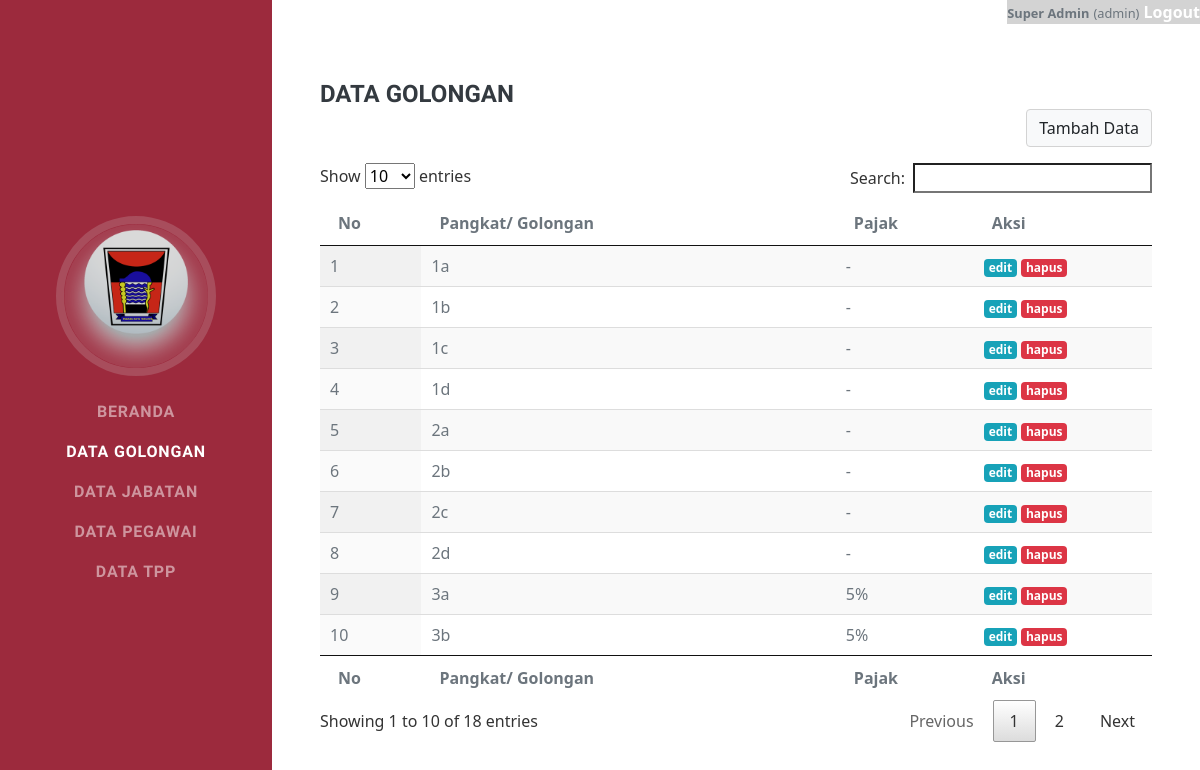
The page /golongan.php (signed in) on the database its author committed.
### tables this page shows
CREATE TABLE `golongan` (
  `id_golongan` int(11) NOT NULL,
  `nama_gol_pangkat` varchar(50) NOT NULL,
  `pajak` double NOT NULL
);

### golongan.php (the view, shortened to what this page needs)
<?php include('assets/menu.php') ?>
<div class="container-fluid p-0">
    <section class="resume-section" id="golongan">
        <div class="resume-section-content">
            <h4 class="mb-0">
                Data Golongan
            </h4>
<a href="golongan-tambah.php" style="float: right; padding-bottom: 2%" name="akses">
    <button class="btn btn-light" style="border-color: lightgray">Tambah Data</button>
</a>
<table id="example" class="display" style="width:100%">
        <thead>
            <tr>
                <th>No</th>
                <th>Pangkat/ Golongan</th>
                <th>Pajak</th>
                <th name="akses">Aksi</th>
            </tr>
        </thead>
        <tbody>
            <?php
                $sql=mysqli_query($con, "SELECT * FROM golongan");
                $no=1;
                while ($data=mysqli_fetch_array($sql)) {
                    $id = $data['id_golongan'];
                    $nama = $data['nama_gol_pangkat'];
                    echo "<tr>";
                    echo "<td>".$no."</td>";
                    echo "<td>".$nama."</td>";
                    if (empty($data['pajak'])) {
                        echo "<td>-</td>";
                    }
                    else {
                        echo "<td>".$data['pajak']."%</td>";
                    }
                    $id2 = base64_encode($id);
                    $nama2 = base64_encode($nama);
                    echo '<td name="akses">
                        <a href="golongan-edit.php?id='.$id.'" class="badge badge-info">edit</a>
                        <a href="golongan-hapus.php?id='.$id2.'&nama='.$nama2.'" class="badge badge-danger" onclick="return confirm(\'Yakin Hapus '.$nama.'?\');">hapus</a>
                        </td>';
                    echo "</tr>";
                    $no++;
                }
            ?>
        </tbody>
        <tfoot>
            <tr>
                <th>No</th>
                <th>Pangkat/ Golongan</th>
                <th>Pajak</th>
                <th name="akses">Aksi</th>
            </tr>
        </tfoot>
    </table>
<?php include('assets/footer.php') ?>

### assets/menu.php (shortened to what this page needs)
<!DOCTYPE html>
<html lang="en">
    <head>
        <link href="css/styles.css" rel="stylesheet" />
        <link rel="stylesheet" type="text/css" href="assets/datatables.min.css"/>
    </head>
    <body id="page-top">
<nav class="navbar navbar-expand-lg navbar-dark bg-awak fixed-top" id="sideNav">
    <a class="navbar-brand js-scroll-trigger" href="home.php">
        <span class="d-none d-lg-block"><img class="img-fluid img-profile rounded-circle mx-auto mb-2" src="assets/pdg.png" alt="" style="filter: brightness(85%);" /></span>
    </a>
    <div class="collapse navbar-collapse" id="navbarSupportedContent">
        <ul class="navbar-nav">
            <li class="nav-item"><a class="nav-link js-scroll-trigger" href="#home"
                onclick="window.location ='home.php'">Beranda</a></li>
            <li class="nav-item"><a class="nav-link js-scroll-trigger" href="#golongan"
                onclick="window.location ='golongan.php'">Data Golongan</a></li>
            <li class="nav-item"><a class="nav-link js-scroll-trigger" href="#jabatan"
                onclick="window.location ='jabatan.php'">Data Jabatan</a></li>
            <li class="nav-item"><a class="nav-link js-scroll-trigger" href="#pegawai"
                onclick="window.location ='pegawai.php'">Data Pegawai</a></li>
            <li class="nav-item"><a class="nav-link js-scroll-trigger" href="#penghasilan"
                onclick="window.location ='periode.php'">Data TPP</a></li>
        </ul>
    </div>
</nav>

### assets/footer.php (shortened to what this page needs)
                </div>
            </section>
        </div>
    </body>
    <div style="background-color: lightgray; top: 0; position: fixed; right: 0;">
        <small><b><?php echo $_SESSION['nama'] ?></b></small>
        <small>(<?php echo $_SESSION['role'] ?>)</small>
        <b><a href="logout.php" style="color: white">Logout</a></b>
        <br/>
    </div>
</html>

### rows shown on the page
golongan: nama_gol_pangkat "1a"
golongan: nama_gol_pangkat "1b"
golongan: nama_gol_pangkat "1c"
golongan: nama_gol_pangkat "1d"
golongan: nama_gol_pangkat "2a"
golongan: nama_gol_pangkat "2b"
golongan: nama_gol_pangkat "2c"
golongan: nama_gol_pangkat "2d"
golongan: nama_gol_pangkat "3a", pajak "5"
golongan: nama_gol_pangkat "3b", pajak "5"

### other values the page prints
$_SESSION['nama'] "Super Admin"
$_SESSION['role'] "admin"
